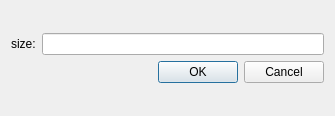
<?xml version="1.0" encoding="UTF-8"?>
<ui version="4.0">
 <class>DialogErode</class>
 <widget class="QDialog" name="DialogErode">
  <property name="geometry">
   <rect>
    <x>0</x>
    <y>0</y>
    <width>335</width>
    <height>116</height>
   </rect>
  </property>
  <property name="windowTitle">
   <string>Erode</string>
  </property>
  <layout class="QGridLayout" name="gridLayout">
   <item row="0" column="0">
    <layout class="QVBoxLayout" name="verticalLayout">
     <item>
      <layout class="QHBoxLayout" name="horizontalLayout">
       <item>
        <widget class="QLabel" name="label">
         <property name="text">
          <string>size:</string>
         </property>
         <property name="margin">
          <number>20</number>
         </property>
        </widget>
       </item>
       <item>
        <widget class="QLineEdit" name="lineEdit"/>
       </item>
      </layout>
     </item>
     <item>
      <widget class="QDialogButtonBox" name="buttonBox">
       <property name="orientation">
        <enum>Qt::Horizontal</enum>
       </property>
       <property name="standardButtons">
        <set>QDialogButtonBox::Cancel|QDialogButtonBox::Ok</set>
       </property>
      </widget>
     </item>
    </layout>
   </item>
  </layout>
 </widget>
 <resources/>
 <connections>
  <connection>
   <sender>buttonBox</sender>
   <signal>accepted()</signal>
   <receiver>DialogErode</receiver>
   <slot>accept()</slot>
   <hints>
    <hint type="sourcelabel">
     <x>248</x>
     <y>254</y>
    </hint>
    <hint type="destinationlabel">
     <x>157</x>
     <y>274</y>
    </hint>
   </hints>
  </connection>
  <connection>
   <sender>buttonBox</sender>
   <signal>rejected()</signal>
   <receiver>DialogErode</receiver>
   <slot>reject()</slot>
   <hints>
    <hint type="sourcelabel">
     <x>316</x>
     <y>260</y>
    </hint>
    <hint type="destinationlabel">
     <x>286</x>
     <y>274</y>
    </hint>
   </hints>
  </connection>
 </connections>
</ui>
